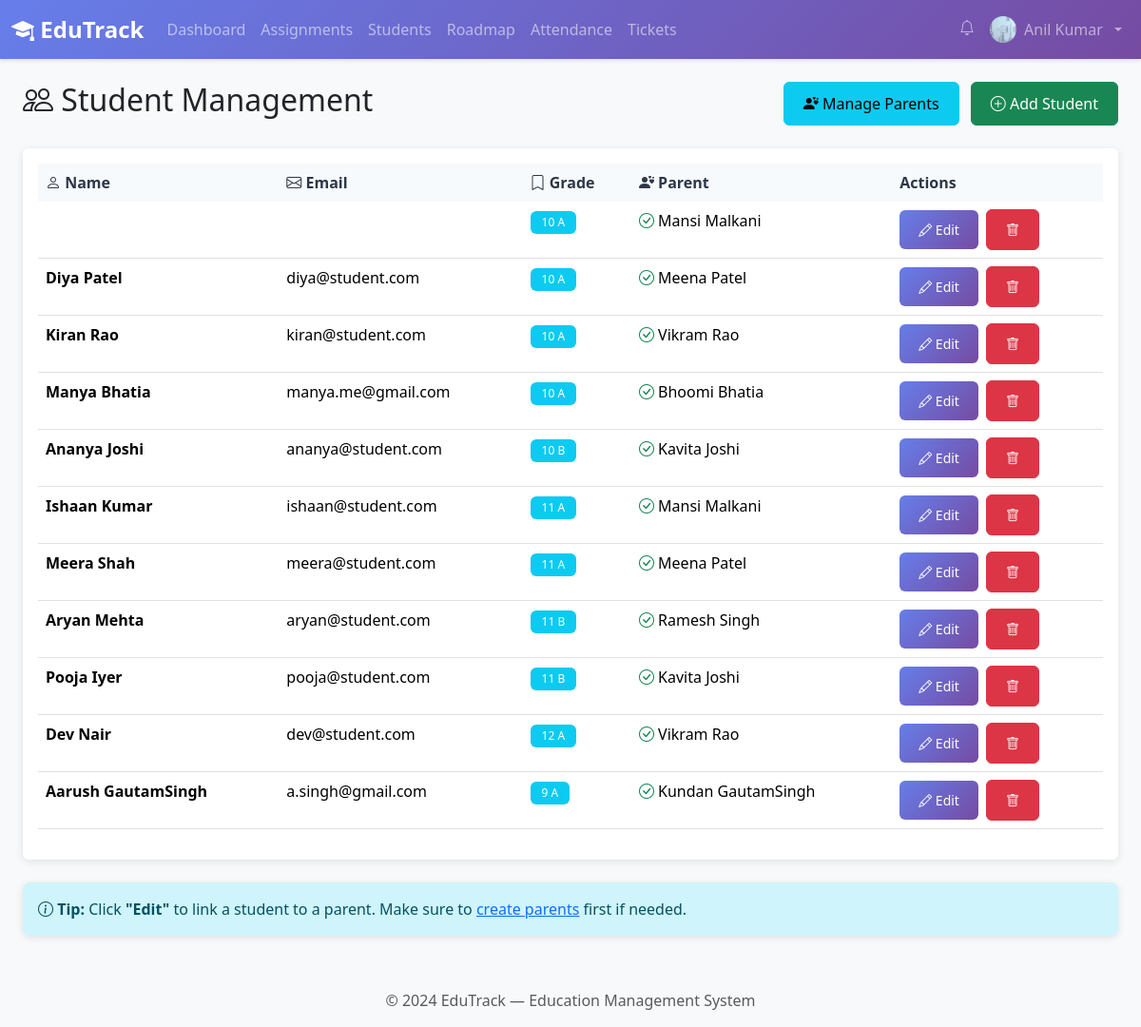
The page /teacher/students/ (signed in) on the database its author committed.
### core/models.py (models this page shows, shortened)
class UserProfile(models.Model):
    ROLE_CHOICES = [
        ('admin', 'Administrator'),
        ('teacher', 'Teacher'),
        ('student', 'Student'),
        ('parent', 'Parent'),
    ]
    user = models.OneToOneField(
        User,
        on_delete=models.CASCADE,
        related_name='profile'
    )
    role = models.CharField(
        max_length=20,
        choices=ROLE_CHOICES,
        default='student'
    )
    phone_number = models.CharField(
        max_length=15,
        blank=True,
        help_text='Contact phone number'
    )
    profile_photo = models.ImageField(
        upload_to='profile_photos/',
        null=True,
        blank=True,
        validators=[validate_image_extension],
        help_text='Profile picture (JPG, PNG, GIF)'
    )
    date_of_birth = models.DateField(null=True, blank=True)
    address = models.TextField(blank=True, help_text='Residential address')
    pending_amount = models.DecimalField(
        max_digits=10,
        decimal_places=2,
        default=0.00,
        help_text='Running total of unpaid/overdue fees (auto-updated)'
    )
    created_at = models.DateTimeField(auto_now_add=True)
    updated_at = models.DateTimeField(auto_now=True)
    class Meta:
        verbose_name = 'User Profile'
        verbose_name_plural = 'User Profiles'
        ordering = ['user__first_name', 'user__last_name']
    def is_teacher(self):
        return self.role == 'teacher'

class Student(models.Model):
    user = models.OneToOneField(
        User,
        on_delete=models.CASCADE,
        related_name='student'
    )
    roll_number = models.CharField(
        max_length=20,
        unique=True,
        blank=True,
        default='',
    )
    grade = models.CharField(max_length=10, help_text='Current grade/class')
    section = models.CharField(max_length=5, help_text='Section (A, B, C, etc.)')
    parent = models.ForeignKey(
        User,
        on_delete=models.SET_NULL,
        null=True,
        blank=True,
        related_name='children',
        limit_choices_to={'profile__role': 'parent'},
        help_text='Parent/Guardian'
    )
    admission_date = models.DateField(default=date.today)
    phone_number = models.CharField(
        max_length=15,
        help_text='Student contact phone number e.g. 9187263541'
    )
    address = models.TextField(
        help_text='Student residential address e.g. Viman Nagar, Pune'
    )
    is_active = models.BooleanField(default=True)
    blood_group = models.CharField(max_length=5, blank=True)
    medical_conditions = models.TextField(blank=True)
    created_at = models.DateTimeField(auto_now_add=True)
    updated_at = models.DateTimeField(auto_now=True)
    class Meta:
        verbose_name = 'Student'
        verbose_name_plural = 'Students'
        ordering = ['grade', 'section', 'roll_number']
        indexes = [
            models.Index(fields=['grade', 'section']),
            models.Index(fields=['roll_number']),
        ]

### core/views.py (the view)
# urls.py: path('teacher/students/', StudentListView.as_view(), name='student_list'),
class StudentListView(LoginRequiredMixin, TeacherRequiredMixin, ListView):
    model = Student
    template_name = 'teacher/student_list.html'
    context_object_name = 'students'
    paginate_by = 20
    def get_queryset(self):
        qs = Student.objects.all().select_related('user', 'parent')
        search = self.request.GET.get('search', '')
        grade = self.request.GET.get('grade', '')
        if search:
            qs = qs.filter(
                Q(user__first_name__icontains=search) |
                Q(user__last_name__icontains=search) |
                Q(roll_number__icontains=search)
            )
        if grade:
            qs = qs.filter(grade=grade)
        return qs
    def get_context_data(self, **kwargs):
        ctx = super().get_context_data(**kwargs)
        ctx['grades'] = sorted(Student.objects.values_list('grade', flat=True).distinct())
        return ctx

### core/views.py (called while the page is built)
    def test_func(self):
        return (
            hasattr(self.request.user, 'profile') and
            self.request.user.profile.is_teacher()
        )

### templates/teacher/student_list.html (shortened to what this page needs)
{% extends 'base.html' %}
{% block content %}
<div class="d-flex justify-content-between align-items-center mb-4">
    <h2><i class="bi bi-people"></i> Student Management</h2>
    <div>
        <a href="{% url 'parent_list' %}" class="btn btn-info me-2">
            <i class="bi bi-person-hearts"></i> Manage Parents
        </a>
        <a href="{% url 'student_add' %}" class="btn btn-success">
            <i class="bi bi-plus-circle"></i> Add Student
        </a>
    </div>
</div>
<div class="card">
    <div class="card-body">
        <div class="table-responsive">
            <table class="table table-hover">
                <thead>
                    <tr>
                        <th><i class="bi bi-person"></i> Name</th>
                        <th><i class="bi bi-envelope"></i> Email</th>
                        <th><i class="bi bi-bookmark"></i> Grade</th>
                        <th><i class="bi bi-person-hearts"></i> Parent</th>
                        <th>Actions</th>
                    </tr>
                </thead>
                <tbody>
                    {% for student in students %}
                        <tr>
                            <td><strong>{{ student.user.get_full_name }}</strong></td>
                            <td>{{ student.user.email }}</td>
                            <td>
                                <span class="badge bg-info">{{ student.grade }} {{ student.section }}</span>
                            </td>
                            <td>
                                {% if student.parent %}
                                    <i class="bi bi-check-circle text-success"></i> {{ student.parent.get_full_name }}
                                {% else %}
                                    <span class="badge bg-warning">No Parent</span>
                                {% endif %}
                            </td>
                            <td>
                                <a href="{% url 'student_edit' student.pk %}" class="btn btn-sm btn-primary me-1" title="Edit">
                                    <i class="bi bi-pencil"></i> Edit
                                </a>
                                <a href="{% url 'student_delete' student.pk %}" class="btn btn-sm btn-danger" title="Delete">
                                    <i class="bi bi-trash"></i>
                                </a>
                            </td>
                        </tr>
                    {% endfor %}
                </tbody>
            </table>
        </div>
    </div>
</div>
<div class="alert alert-info mt-4">
    <i class="bi bi-info-circle"></i>
    <strong>Tip:</strong> Click <strong>"Edit"</strong> to link a student to a parent.
    Make sure to <a href="{% url 'parent_list' %}">create parents</a> first if needed.
</div>
{% endblock %}

### templates/base.html (shortened to what this page needs)
{% load static %}
<!DOCTYPE html>
<html lang="en">
<head>
  <link href="https://cdn.jsdelivr.net/npm/bootstrap@5.3.2/dist/css/bootstrap.min.css" rel="stylesheet">
  <link rel="stylesheet" href="https://cdn.jsdelivr.net/npm/bootstrap-icons@1.11.1/font/bootstrap-icons.css">
  <link rel="stylesheet" href="{% static 'css/style.css' %}">
</head>
<body>
  {% if user.is_authenticated %}
  <nav class="navbar navbar-expand-lg navbar-dark" style="background: linear-gradient(135deg,#667eea,#764ba2)">
    <div class="container-fluid">
      <a class="navbar-brand fw-bold" href="{% url 'dashboard' %}">
        <i class="bi bi-mortarboard-fill"></i> EduTrack
      </a>
      <div class="collapse navbar-collapse" id="navbarNav">
        <ul class="navbar-nav me-auto">
          {% if user.profile.role == 'admin' or user.is_superuser %}
          <li class="nav-item"><a class="nav-link" href="{% url 'admin_dashboard' %}"><i class="bi bi-speedometer2"></i> Dashboard</a></li>
          <li class="nav-item dropdown">
            <a class="nav-link dropdown-toggle" href="#" data-bs-toggle="dropdown">Administrative</a>
            <ul class="dropdown-menu">
              <li><a class="dropdown-item" href="{% url 'admin_teacher_attendance' %}"><i class="bi bi-person-check"></i> Attendance</a></li>
              <li><a class="dropdown-item" href="{% url 'admin_finance' %}"><i class="bi bi-cash-stack"></i> Finance</a></li>
              <li><a class="dropdown-item" href="{% url 'admin_teacher_performance' %}"><i class="bi bi-graph-up"></i> Performance</a></li>
            </ul>
          </li>
          <li class="nav-item"><a class="nav-link" href="{% url 'all_roadmaps' %}"><i class="bi bi-map"></i> Roadmaps</a></li>
          <li class="nav-item"><a class="nav-link" href="{% url 'holiday_list' %}"><i class="bi bi-calendar-event"></i> Holidays</a></li>
          <li class="nav-item"><a class="nav-link" href="{% url 'admin_analytics' %}"><i class="bi bi-bar-chart"></i> Analytics</a></li>
          {% elif user.profile.role == 'teacher' %}
          <li class="nav-item"><a class="nav-link" href="{% url 'teacher_dashboard' %}">Dashboard</a></li>
          <li class="nav-item"><a class="nav-link" href="{% url 'assignment_list' %}">Assignments</a></li>
          <li class="nav-item"><a class="nav-link" href="{% url 'student_list' %}">Students</a></li>
          <li class="nav-item"><a class="nav-link" href="{% url 'roadmap_list' %}">Roadmap</a></li>
          <li class="nav-item"><a class="nav-link" href="{% url 'mark_attendance' %}">Attendance</a></li>
          <li class="nav-item"><a class="nav-link" href="{% url 'teacher_tickets' %}">Tickets</a></li>
          {% elif user.profile.role == 'parent' %}
          <li class="nav-item"><a class="nav-link" href="{% url 'parent_dashboard' %}">Dashboard</a></li>
          <li class="nav-item"><a class="nav-link" href="{% url 'public_roadmaps' %}">Roadmaps</a></li>
          <li class="nav-item"><a class="nav-link" href="{% url 'parent_feedback' %}">Feedback</a></li>
          {% endif %}
        </ul>
        <ul class="navbar-nav">
          <li class="nav-item">
            <a class="nav-link position-relative" {% if request.user.profile.role == 'admin' %}
							href="{% url 'admin_notifications' %}"
						{% else %}
							href="{% url 'notifications' %}"
						{% endif %}>
              <i class="bi bi-bell"></i>
            </a>
          </li>
          <li class="nav-item dropdown">
            <a class="nav-link dropdown-toggle d-flex align-items-center gap-2" href="#" data-bs-toggle="dropdown">
              {% if user.profile.profile_photo %}
                <img src="{{ user.profile.profile_photo.url }}" class="rounded-circle" width="28" height="28" style="object-fit:cover;">
              {% else %}
                <i class="bi bi-person-circle"></i>
              {% endif %}
              {{ user.get_full_name|default:user.username }}
            </a>
          </li>
        </ul>
      </div>
    </div>
  </nav>
  {% endif %}
  <div class="container-fluid py-4 px-4">
    {% block content %}{% endblock %}
  </div>
  <footer class="footer mt-auto py-3 bg-light">
    <div class="container text-center">
      <span class="text-muted">© 2024 EduTrack — Education Management System</span>
    </div>
  </footer>
</body>
</html>

### static/css/style.css (style rules this page uses)
:root { --primary-color: #667eea; --secondary-color: #764ba2; --success-color: #48bb78; --danger-color: #f56565; --warning-color: #ed8936; --info-color: #4299e1; --dark-color: #2d3748; --light-color: #f7fafc; }
body { font-family: 'Segoe UI', Tahoma, Geneva, Verdana, sans-serif; background-color: #f8f9fa; }
.navbar-brand { font-weight: 700; font-size: 1.5rem; }
.navbar { box-shadow: 0 2px 4px rgba(0,0,0,.1); }
.card { border: none; box-shadow: 0 2px 8px rgba(0,0,0,.1); transition: transform 0.2s, box-shadow 0.2s; }
.btn { border-radius: 6px; font-weight: 500; padding: 10px 20px; transition: all 0.3s; }
.btn-primary { background: linear-gradient(135deg, var(--primary-color) 0%, var(--secondary-color) 100%); border: none; }
.table { background: white; }
.table thead th { background-color: var(--light-color); color: var(--dark-color); font-weight: 600; border: none; }
.badge { padding: 6px 12px; font-weight: 500; border-radius: 6px; }
.alert { border: none; border-radius: 8px; box-shadow: 0 2px 8px rgba(0,0,0,.1); }
.footer { margin-top: 50px; padding: 20px 0; background-color: var(--light-color); text-align: center; color: #718096; }

### rows shown on the page
Student: grade "10", section "A", parent.get_full_name "Mansi Malkani"
Student: user.get_full_name "Diya Patel", user.email "diya@student.com", grade "10", section "A", parent.get_full_name "Meena Patel"
Student: user.get_full_name "Kiran Rao", user.email "kiran@student.com", grade "10", section "A", parent.get_full_name "Vikram Rao"
Student: user.get_full_name "Manya Bhatia", user.email "manya.me@gmail.com", grade "10", section "A", parent.get_full_name "Bhoomi Bhatia"
Student: user.get_full_name "Ananya Joshi", user.email "ananya@student.com", grade "10", section "B", parent.get_full_name "Kavita Joshi"
Student: user.get_full_name "Ishaan Kumar", user.email "ishaan@student.com", grade "11", section "A", parent.get_full_name "Mansi Malkani"
Student: user.get_full_name "Meera Shah", user.email "meera@student.com", grade "11", section "A", parent.get_full_name "Meena Patel"
Student: user.get_full_name "Aryan Mehta", user.email "aryan@student.com", grade "11", section "B", parent.get_full_name "Ramesh Singh"
Student: user.get_full_name "Pooja Iyer", user.email "pooja@student.com", grade "11", section "B", parent.get_full_name "Kavita Joshi"
Student: user.get_full_name "Dev Nair", user.email "dev@student.com", grade "12", section "A", parent.get_full_name "Vikram Rao"
Student: user.get_full_name "Aarush GautamSingh", user.email "a.singh@gmail.com", grade "9", section "A", parent.get_full_name "Kundan GautamSingh"

### other values the page prints
{{ user.get_full_name|default:user.username }} "Anil Kumar"
